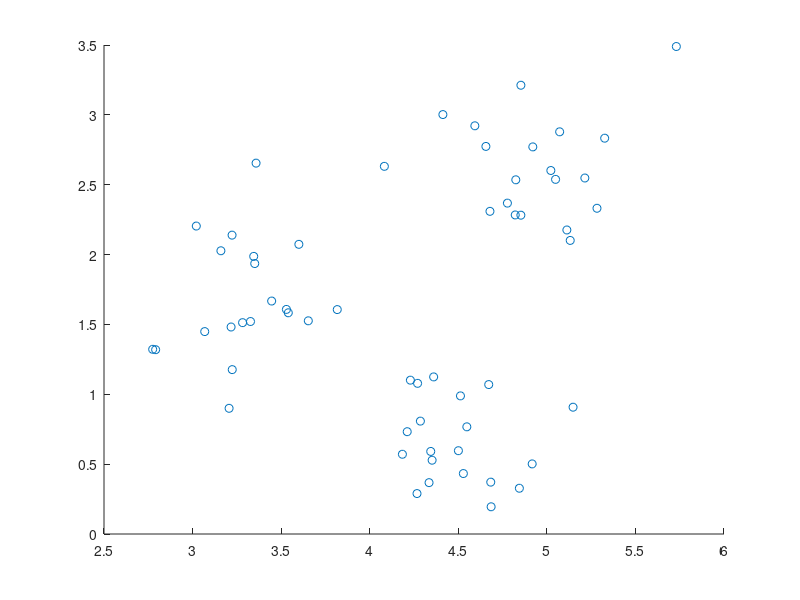
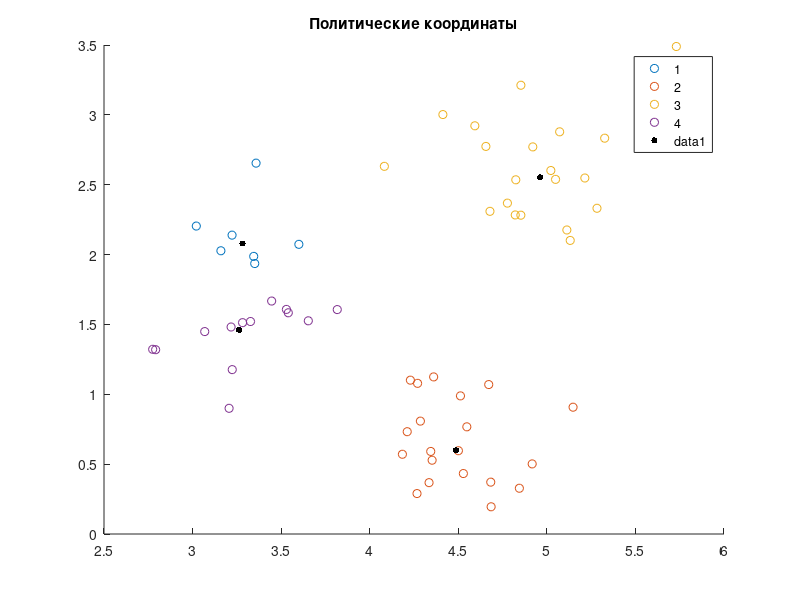

Recreate these plots in MATLAB, in order.
clc
close all
clear all
% СПРОСИТЬ ПРО КРИТЕРИЙ ОЦЕНКИ КОЛИЧЕСТВА КЛАСТЕРОВ В 5Й ЛАБ
file = fopen('data11.txt', 'r');
X = fscanf(file, '%f', [2 inf])';
fclose(file);
x = X(:,1);
y = X(:,2);
N = size(X);
K = N(2); % =2
N = N(1); % =100

% количество входов нейрона равно количеству признаков объектов, выход один
figure;
scatter(x, y, 35);

numNeuron = 4; % количество нейронов равно предполагаемому количеству кластеров
C = zeros(numNeuron, 2); % задание начальных центров кластеров, нейроны слоя Кохонена представляют собой центры кластеров

for i = 1:numNeuron
    C(i,:) = X(i,:); % взять в качестве начальных центров исходные объекты
end
C

k_max = 10000;
h = 0.1435; % параметр скорости обучения, установлен путём дотыкался
R = zeros(1, numNeuron);
k = 1; % номер итерации
eps = 0.01435; % точность
while (true)
    xex = rand;
    num = ceil(5 + (N-5)*xex); % слою сети случайным образом предъявляется объект, округление в большую сторону
    for n = 1:numNeuron
         R(n) = pdist([X(num,:); C(n,:)], 'euclidean'); % расстояния между вектором и всеми нейронами слоя
    end 
    [zatychka, n] = min(R); % определить номер нейрона, для которого расстояние минимально
    C_new = C;
    C_new(n,1) = C(n,1)+ h*(x(num) - C(n,1)); % коррекция его весового вектора
    C_new(n,2) = C(n,2)+ h*(y(num) - C(n,2)); % если вектор относится к кластеру, то нейрон этого кластера смещается в сторону объекта
    if (R(n) <= eps) || (k == k_max) % если весовые факторы нейронов не из-меняются или превышено максимальное количество итераций
        break
    end
    k = k+1;
    C = C_new;    
end
C
k

P = zeros(1, numNeuron);
U = zeros(N, 2); % по уже установленным центрам рассортировать объекты на кластеры 
for i = 1:N % расчёт расстояний до центров кластеров, заполнение матрицы U
    for n = 1:numNeuron
    P(n) = pdist([X(i,:); C(n,:)]);
    end 
    [zatychka, n] = min(P); % n - номер центра, до которого наименьшее расстояние
    U(i,1) = n;
    U(i,2) = P(n);
end

figure;
gscatter(x, y, U(:,1));
title('Политические координаты');
hold on;
scatter(C(:,1), C(:,2), 20, 'k', 'filled');
